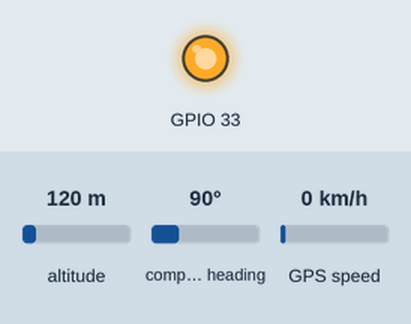
Recording of a program running on a simulated ESP32. Shown: output pins drawn as LEDs (lit = HIGH). The inputs (shaded band) are chosen by the test bench; at power-on: altitude 120 m, compass heading 90°, GPS speed 0 km/h. Storage starts empty; the GPS gets a fix after 3 s at 37.7749, -122.4194 with 8 satellites.

Above: at 5.0 s.
At 10.77 s:
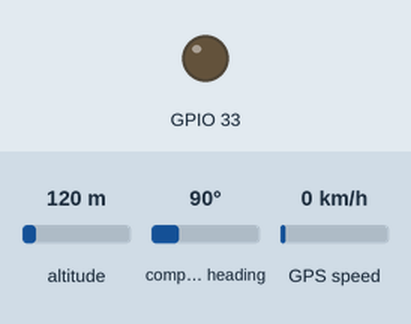
Timing chart, 0 to 13.4 s (numbered marks = the images above):
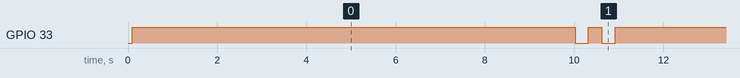

Measured:
- by itself, GPIO 33: repeats every 10.2 s: HIGH 0.30 s, LOW 0.30 s, HIGH 9.3 s, LOW 0.30 s
- by itself, everything shown: repeats every 10.2 s, in 4 steps

The program:

main.cpp
```cpp
    // listDir(SD_MMC, "/", 0);
    // createDir(SD_MMC, "/mydir");
    // listDir(SD_MMC, "/", 0);
    // removeDir(SD_MMC, "/mydir");
    // listDir(SD_MMC, "/", 2);
    // writeFile(SD_MMC, "/hello.txt", "Hello ");
    // appendFile(SD_MMC, "/hello.txt", "World!\n");
    // readFile(SD_MMC, "/hello.txt");
    // deleteFile(SD_MMC, "/foo.txt");
    // renameFile(SD_MMC, "/hello.txt", "/foo.txt");
    // readFile(SD_MMC, "/foo.txt");
    // testFileIO(SD_MMC, "/test.txt");

#include "Arduino.h"
#include "FS.h"
#include "SD_MMC.h"
#include <WiFi.h>
#include <NMEAGPS.h>
#include <GPSport.h>

#define path "/gps.txt"


NMEAGPS  gps; // This parses the GPS characters
gps_fix  fix; // This holds on to the latest values

// Storing-Values/Settings
String firstString = "point,latitude,longitude,elevation";
File myFile;
unsigned long previousMillis = 0;
const long interval = 10000;
long counter = 0;
char buffer[14];

//Struct for saving/get Data more efficent
struct Data{
    float latitude;
    float longitude;
};

void blink(){
    digitalWrite(33, LOW);
    delay(300);
    digitalWrite(33, HIGH);
    delay(300);
    digitalWrite(33, LOW);
    delay(300);
    digitalWrite(33, HIGH);
    delay(300);
}

void setup(){
    WiFi.mode(WIFI_STA);
    WiFi.disconnect();
    delay(100);
    //Begin GPS
    gpsPort.begin(9600);
    //Enable Flashlight (also for more power cosumption to disengange Auto-Power-Off Battery Pack)
    pinMode(33, OUTPUT);
    digitalWrite(33, HIGH);

    //Error Handling:
    if(!SD_MMC.begin()){
        Serial.println("Card Mount Failed");
        return;
    }
    uint8_t cardType = SD_MMC.cardType();
    if(cardType == CARD_NONE){
        Serial.println("No SD_MMC card attached");
        return;
    }
}

void loop(){
    while (gps.available( gpsPort )) {
    fix = gps.read();
    if (millis() - previousMillis >= interval) {
        previousMillis = millis();
        if (fix.valid.location) {
        counter++;
        struct Data data = {fix.latitude(), fix.longitude()};
        struct Data *d = &data;
        myFile = SD_MMC.open(path, FILE_APPEND);
        myFile.print((String)counter+",");
        myFile.print(fix.latitude());
        myFile.print(",");
        myFile.println(fix.longitude());
        myFile.close();
        blink();
        }
    }
    }

}
```
